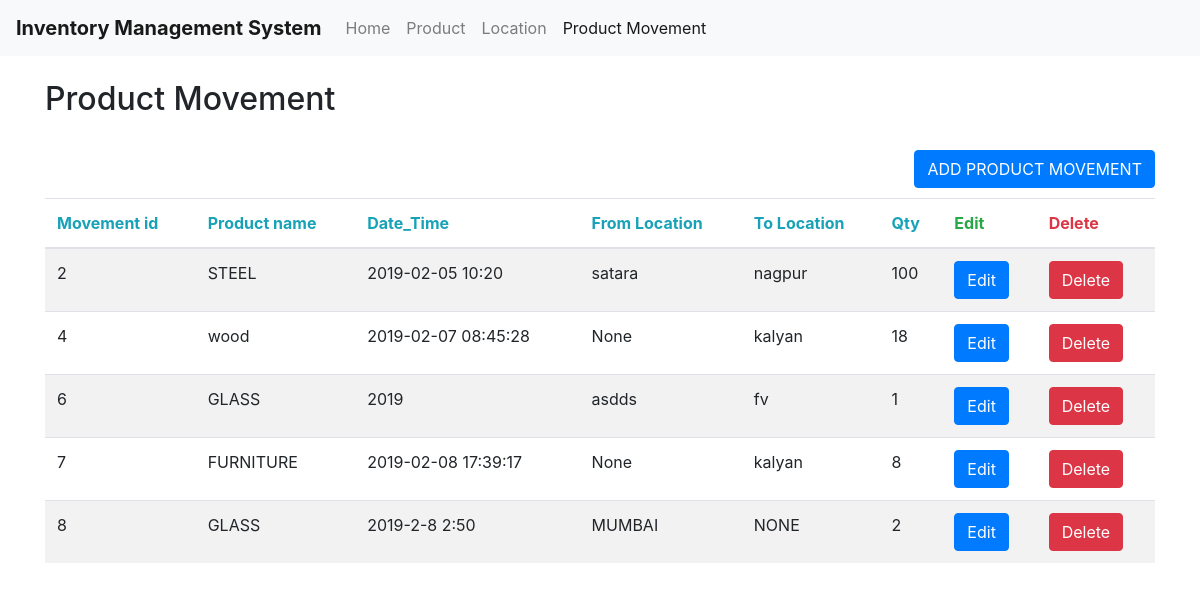
Page /ProductMovement on the earlier database version.
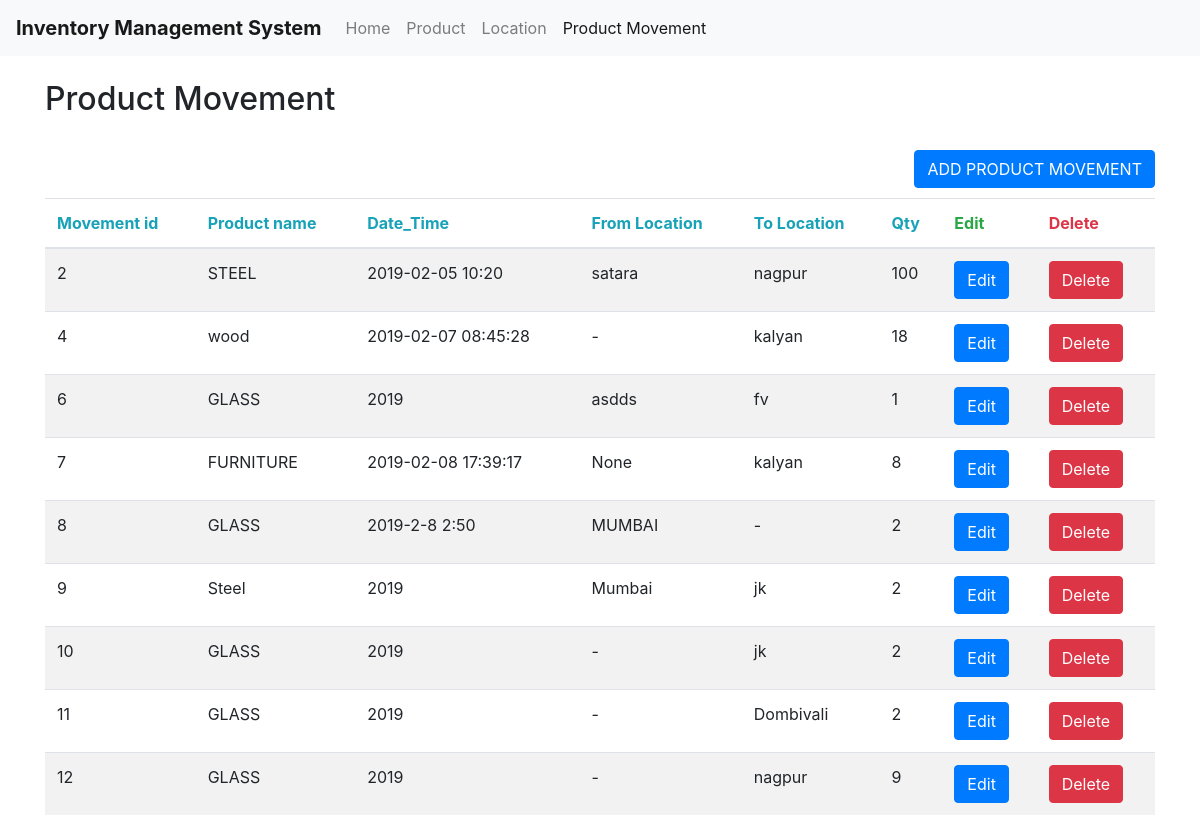
Same page on the later database version.
### tables this page shows
CREATE TABLE product_movement (movementID INTEGER PRIMARY KEY, productName TEXT, Timing TEXT, fromlocation TEXT, tolocation TEXT, QTY INTEGER);

### home.py (the view, shortened to what this page needs)
@app.route('/ProductMovement')
def ProductMovement():
   cur.execute("select * from product_movement")
   rows = cur.fetchall()
   cur.execute("select * from products")
   productRows = cur.fetchall()
   cur.execute("select * from locations")
   locationRows = cur.fetchall()
   return render_template('ProductMovement.html',rows = rows,  productRows =  productRows, locationRows = locationRows)

### templates/ProductMovement.html (shortened to what this page needs)
<!DOCTYPE html>
<html>
<head>
	<link rel="stylesheet" href="https://stackpath.bootstrapcdn.com/bootstrap/4.1.3/css/bootstrap.min.css">
</head>
<body>
				<nav class="navbar navbar-expand-lg navbar-light bg-light">
			  <a class="navbar-brand" href="#"><b>Inventory Management System</b></a>
			  <div class="collapse navbar-collapse" id="navbarNavAltMarkup">
			    <div class="navbar-nav">
			      <a class="nav-item nav-link" href="/home">Home</a>
			      <a class="nav-item nav-link" href="/Product">Product </a>
			      <a class="nav-item nav-link" href="/Location">Location</a>
			      <a class="nav-item nav-link active" href="/ProductMovement">Product Movement<span class="sr-only">(current)</span></a>
			    </div>
			  </div>
			</nav>
<div class="container">
  <h2>Product Movement</h2>
		<div class="float-md-right">
  <button type="button" class="btn btn-primary" data-toggle="modal" data-target="#exampleModal">ADD PRODUCT MOVEMENT</button></div>
 </div>
  <table class="table table-striped">
    <thead>
      <tr>
        <th class="text-info">Movement id</th>
        <th class="text-info">Product name</th>
        <th class="text-info">Date_Time</th>
        <th class="text-info">From Location</th>
        <th class="text-info">To Location</th>
        <th class="text-info">Qty</th>
        <th class="text-success">Edit</th>
        <th class="text-danger">Delete</th>
      </tr>
    </thead>
    <tbody>
    		{% for row in rows %}
            <tr>
               <td>{{row["movementID"]}}</td>
               <td>{{row["productName"]}}</td>
               <td> {{row["Timing"]}}</td>
               <td>{{row["fromlocation"]}}</td>
                <td>{{row["tolocation"]}}</td>
                  <td>{{row["QTY"]}}</td>
               <td>
                    <a><button class="btn btn-primary" OnClick='showModal({{row["movementID"]}},"{{row["productName"]}}","{{row["Timing"]}}","{{row["fromlocation"]}}","{{row["tolocation"]}}","{{row["QTY"]}}");'>Edit</button></a></td>
                       <td> <a  onclick="if(!confirm('Are you sure to Delete?')){return false;}" href='deleteprouctmovement/{{row["movementID"]}}'><button class="btn btn-danger">Delete</button></a>
                     </td>
            </tr>
         {% endfor %}
    </tbody>
  </table>
</body>
</html>

Differences in the rows shown:
changed product_movement "wood": fromlocation "None" → "-"
changed product_movement "MUMBAI": tolocation "NONE" → "-"
added product_movement: movementID "9", productName "Steel", Timing "2019", fromlocation "Mumbai", tolocation "jk", QTY "2"
added product_movement: movementID "10", productName "GLASS", Timing "2019", fromlocation "-", tolocation "jk", QTY "2"
added product_movement: movementID "11", productName "GLASS", Timing "2019", fromlocation "-", tolocation "Dombivali", QTY "2"
added product_movement: movementID "12", productName "GLASS", Timing "2019", fromlocation "-", tolocation "nagpur", QTY "9"
